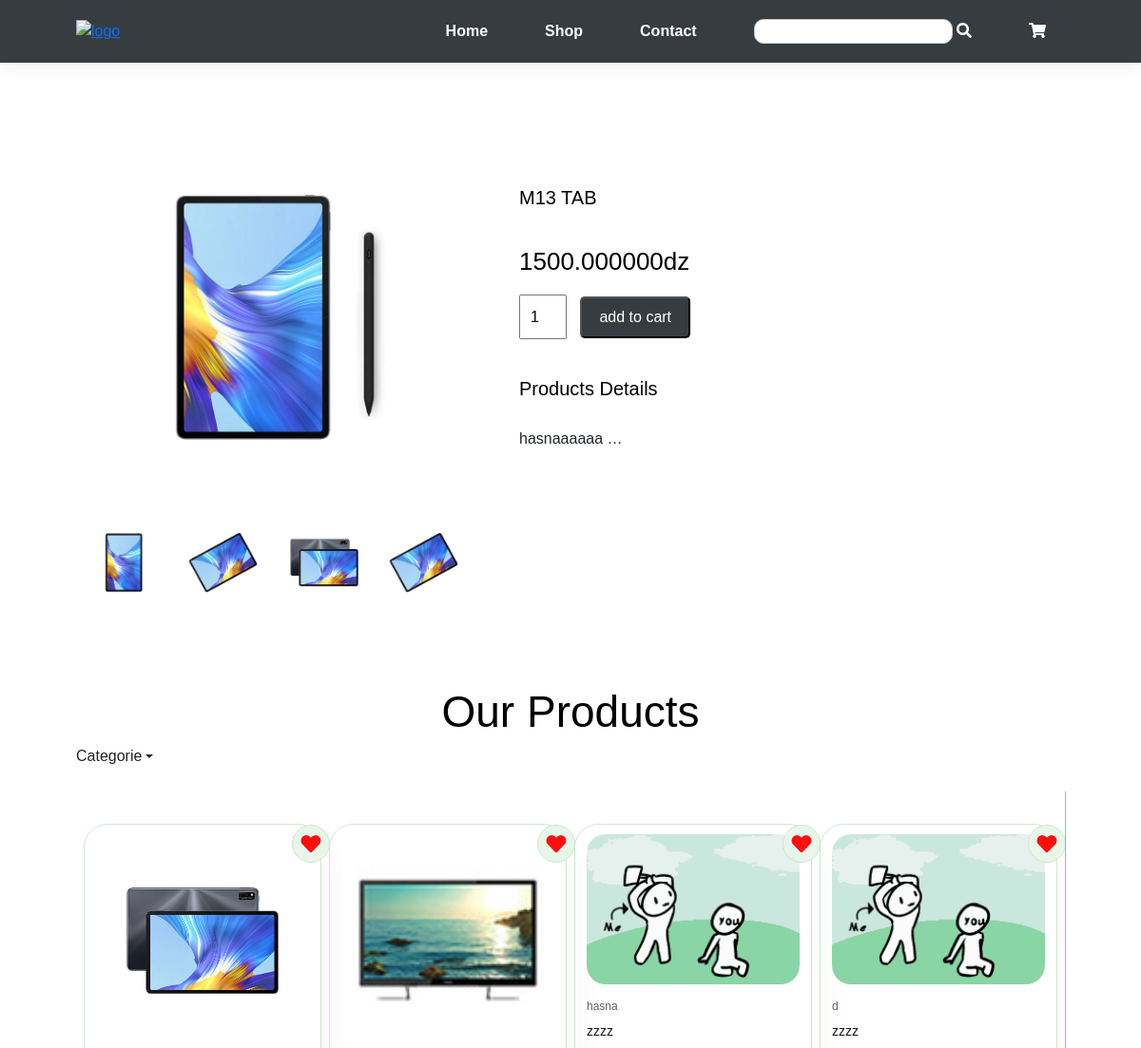
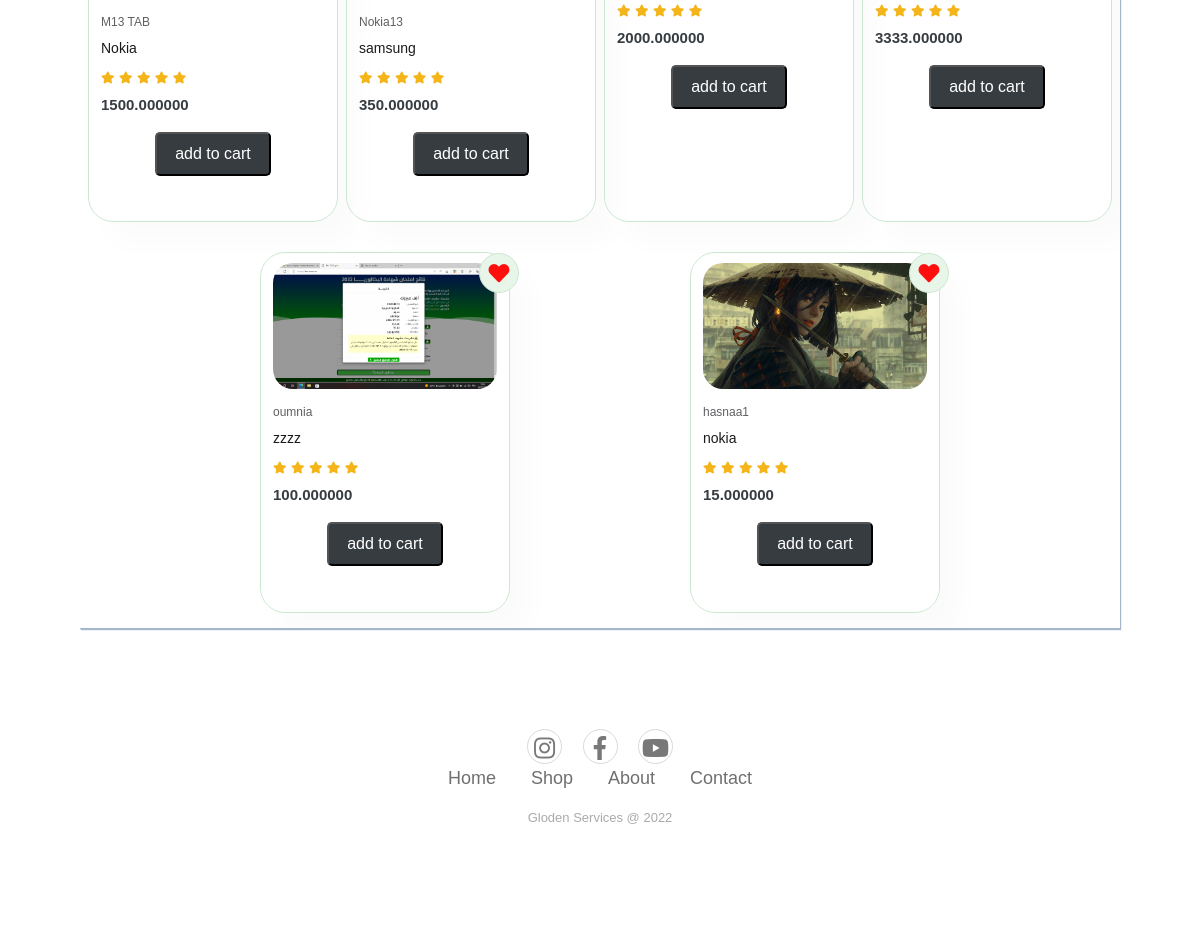
The page /sproduct.php?id=2 on the database its author committed (2 pictures, top to bottom).
### tables this page shows
CREATE TABLE IF NOT EXISTS `produits` (
  `id` int NOT NULL AUTO_INCREMENT,
  `nom` varchar(255) DEFAULT NULL,
  `descrp` text,
  `prix` decimal(20,6) unsigned DEFAULT NULL,
  `categories` int DEFAULT NULL,
  `date_creation` date DEFAULT NULL,
  `createur` int DEFAULT NULL,
  `img` varchar(255) DEFAULT NULL,
  `marque` varchar(255) DEFAULT NULL,
  `date_modification` date DEFAULT NULL,
  PRIMARY KEY (`id`)
);

### inc/functions.php (called while the page is built, shortened)
<?php
function getAllproducts() {
  $servername = "localhost";
  $DBuser = "root";
  $DBpassword = "";
  $DBname = "testecommerce";
  try {
      $conn = new PDO("mysql:host=$servername;dbname=$DBname", $DBuser, $DBpassword);
      $conn->setAttribute(PDO::ATTR_ERRMODE, PDO::ERRMODE_EXCEPTION);
    } catch(PDOException $e) {
      echo "Connection failed: " . $e->getMessage();
    }
    $requette1 = "SELECT * FROM produits ";
$resultat1 = $conn->query($requette1);
$produits = $resultat1 ->fetchAll();
return $produits;
}
function getProduitsById($id){
  $servername = "localhost";
  $DBuser = "root";
  $DBpassword = "";
  $DBname = "testecommerce";
  try {
      $conn = new PDO("mysql:host=$servername;dbname=$DBname", $DBuser, $DBpassword);
      $conn->setAttribute(PDO::ATTR_ERRMODE, PDO::ERRMODE_EXCEPTION);
    } catch(PDOException $e) {
      echo "Connection failed: " . $e->getMessage();
    }
$requette = "SELECT * FROM produits WHERE id=$id";
$resultat1 = $conn->query($requette);
$produit = $resultat1 ->fetch();
return $produit;
}

### products/products.php (the view, shortened to what this page needs)
<?php
require_once('inc/functions.php');
$produits = getAllproducts();
?>
 <section id="products1" class="section-p1">
    <div class="ourProdContainer">
      <h2 class="ourProducts">Our Products</h2>
    </div>
    <div class="nav-item dropdown">
      <a id="mosiba" class="nav-link dropdown-toggle" href="#" role="button" data-bs-toggle="dropdown"
        aria-expanded="false" class="container-fluid">
        Categorie
      </a>
    </div>
    <br>
    <div class="pro-container">
  <?php foreach ($produits as $produits) { ?>
    <div class="pro">
      <a href="sproduct.php?id=<?php echo $produits['id']; ?>">
        <img src="images/<?php echo $produits['img']; ?>" alt="">
      <div class="des">
        <span><?php echo $produits['nom']; ?></span>
        <h5><?php echo $produits['marque']; ?></h5>
        <div class="star">
          <i class="fas fa-star"></i>
          <i class="fas fa-star"></i>
          <i class="fas fa-star"></i>
          <i class="fas fa-star"></i>
          <i class="fas fa-star"></i>
        </div>
        <h4><?php echo $produits['prix']; ?></h4>
      </div>
      <i id="addItemIcon" name="addtocartindex" class="fas fa-heart"></i>
      </a>
      <button  class="addToCartBtn normal" data-id="<?= $produits['id'] ?>">add to cart</button>
    </div>
  <?php } ?>
</div>
  </section>

### sproduct.php (shortened to what this page needs)
<?php
include "inc/functions.php";
$produits = getAllproducts();
if (isset($_GET['id'])) {
    $produit = getProduitsById($_GET['id']);
}
?>
<!DOCTYPE html>
<html lang="en">
<head>
    <link rel="stylesheet" href="https://cdn.jsdelivr.net/npm/bootstrap@5.3.0-alpha1/dist/css/bootstrap.min.css" />
    <link rel="stylesheet" href="https://pro.fontawesome.com/releases/v5.10.0/css/all.css" />
    <link rel="stylesheet" href="https://use.fontawesome.com/releases/v5.2.0/css/all.css"
>
    <link rel="stylesheet" href="style.css">
    <link rel="stylesheet" href="cart.css">
</head>
<body>
    <?php
  require_once('header/header.php')
  ?>
    <section id="prodetails" class="section-p1">
        <div class="single-pro-image">
            <img src="images/tab.jpg" width="100%" id="MainImg" alt="">
            <div class="small-img-group">
                <div class="small-img-col">
                    <img src="images/tab1.jpg" width="100%" class="small-img " alt="">
                </div>
                <div class="small-img-col">
                    <img src="images/tab2.jpg" width="100%" class="small-img " alt="">
                </div>
                <div class="small-img-col">
                    <img src="images/tab3.jpg" width="100%" class="small-img " alt="">
                </div>
                <div class="small-img-col">
                    <img src="images/tab2.jpg" width="100%" class="small-img " alt="">
                </div>
            </div>
        </div>
        <div class="single-pro-details">
            <h4>
                <?php echo $produit['nom']   ?>
            </h4>
            <h2>
                <?php echo $produit['prix'] ?>dz
            </h2>
            <form action="add_cart.php" method="POST">
                <input class='quantity-input' type="number" value="1" step="1" name="quantite">
                <button  class="addToCartBtn normal" data-id="<?= $produit['id'] ?>">add to cart</button>
            </form>
            <h4>Products Details</h4>
            <span>
                <?php echo $produit['descrp']   ?>…
            </span>
        </div>
    </section>
    <?php
  require_once('products/products.php')
  ?>
    <?php
require_once('footer/footer.php')
?>
</body>
</html>

### style.css (style rules this page uses)
:root { --color-old:rgb(8, 129, 120); --color-primary:#373c41; --color-text-primary:white; --color-border-products: #a4b7c9 }
* { margin: 0; padding: 0; box-sizing: border-box; font-family: 'spartan' , sans-serif; }
h2 { font-size: 46px; line-height: 54px; color: black; }
h4 { font-size: 20px; color: black; }
.section-p1 { padding: 40px 80px; }
body { width: 100%; }
.ourProdContainer { display: flex; justify-content: center; align-items: center; gap:20px; }
.ourProducts { width: fit-content; display: inline; }
#mosiba { position:relative; align-self: flex-start; display: flex; align-items: center; }
#products1 { text-align: center; }
#products1 .pro { width: 23%; min-width: 250px; padding: 10px 12px; border: 1px solid #cce7d0; cursor: pointer; border-radius: 25px; box-shadow: 20px 20px 30px rgba(0, 0, 0, 0.02); margin: 15px 0; transition: 0.2s ease; position: relative; }
#products1 .pro img { width: 100%; border-radius: 20px; }
.pro-container a { text-decoration: none; }
#products1 .pro .des h5 { padding-top:7px; color: #1a1a1a; font-size: 14px; }
#products1 .pro .des i { font-size: 12px; color: rgb(243,181,25); }
#products1 .pro .des h4 { padding-top: 7px; font-size: 15px; font-weight: 700; color: var(--color-primary); }
#products1 .pro .des { text-align: start; padding: 10px 0; }
#products1 .pro .des span { color: #606063; font-size: 12px; }
#products1 .pro-container { border-bottom: 1px solid var(--color-border-products); box-shadow: 1px 1px 1px var(--color-border-products); height:900px ; overflow-y: scroll; scroll-behavior: smooth; display: flex; justify-content:space-evenly; padding-top: 20px; flex-wrap: wrap; }
#addItemIcon { position: absolute; bottom: 20px; right: 60px; background-color: #e8f6ea; border-radius: 50px; border: 1px solid #cce7d0; line-height: 40px; width: 40px; height: 40px; }
.normal { background-color:var(--color-primary); cursor:pointer; color:#ffffff; font-size:16px; padding:8px 18px; font-weight:500; border-radius:5px; }
#prodetails .single-pro-image { width: 40%; margin-right: 50px; }
.small-img-group { display: flex; justify-content: space-between; }
#prodetails { display: flex; margin-top: 20px; }
#prodetails .single-pro-details { width: 50%; padding-top: 30px; }
#prodetails .single-pro-details h4 { padding: 40px 0 20px 0; }
#prodetails .single-pro-details h2 { font-size: 26px; }
#prodetails .single-pro-details input { width: 50px; height: 47px; padding-left: 10px; font-size: 16px ; margin-right: 10px; }
#prodetails .single-pro-details button { background: var(--color-primary); color:#fff; }
#prodetails .single-pro-details span { line-height: 25px; }
.small-img-col { flex-basis: 24%; cursor: pointer; }

### cart.css (style rules this page uses)
#addItemIcon { position: absolute; top: 0; right: -10px; font-size: 1.3rem; color: rgb(255, 14, 14); }

### rows shown on the page
produits: nom "M13 TAB", prix "1500.000000", descrp "hasnaaaaaa", img (picture), marque "Nokia"
produits: img (picture), nom "Nokia13", marque "samsung", prix "350.000000"
produits: img (picture), nom "hasna", marque "zzzz", prix "2000.000000"
produits: img (picture), nom "d", marque "zzzz", prix "3333.000000"
produits: img (picture), nom "oumnia", marque "zzzz", prix "100.000000"
produits: img (picture), nom "hasnaa1", marque "nokia", prix "15.000000"
